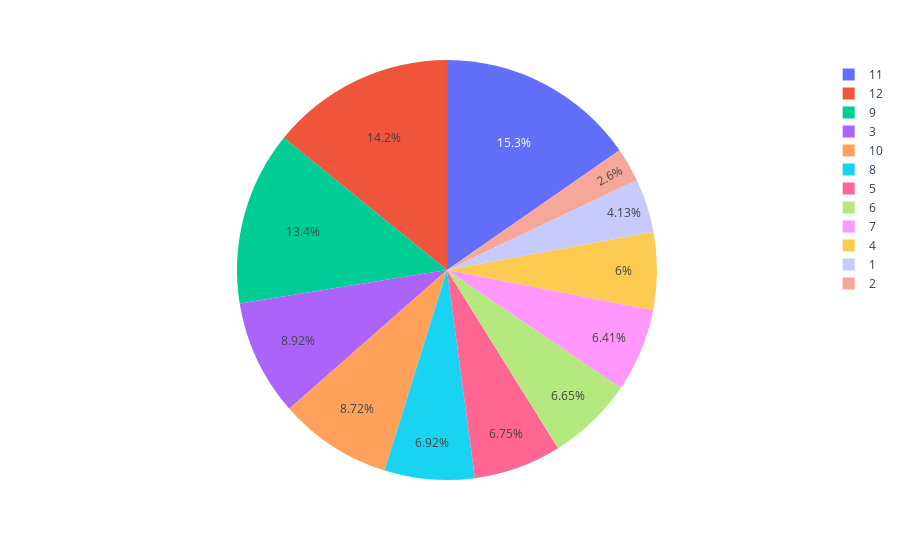

This figure's notebook cell:
### Code cell
px.pie(mon,names="Month",values="Sales")

### Figure 1 — Plotly figure (JSON) as saved in the notebook; plotly's stock layout.template omitted (floating-point values rounded to 4 significant figures)
{"data": [{"domain": {"x": [0, 1], "y": [0, 1]}, "hovertemplate": "Month=%{label}<br>Sales=%{value}<extra></extra>", "labels": [1, 2, 3, 4, 5, 6, 7, 8, 9, 10, 11, 12], "legendgroup": "", "name": "", "showlegend": true, "type": "pie", "values": [94920.0, 59750.0, 205000.0, 137800.0, 155000.0, 152700.0, 147200.0, 159000.0, 307600.0, 200300.0, 352500.0, 325300.0]}], "layout": {"legend": {"tracegroupgap": 0}, "margin": {"t": 60}}}
